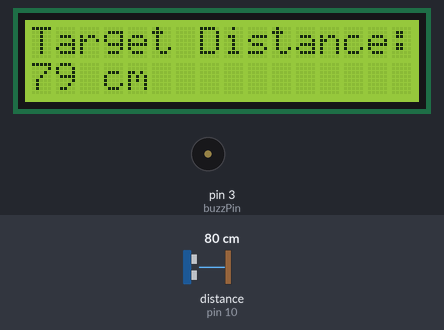
Recording of a sketch running on a simulated Arduino Uno, built with avr-gcc and run on an emulated ATmega328P. Shown: 16×2 character LCD, buzzer (waves = sounding). Wiring (inferred from the names in the program): ultrasonic range finder: trigger pin 9; echo pin 10. The inputs (shaded band) are chosen by the test bench; at power-on: distance to the obstacle (sensor on pin 10) 80 cm. The echo pulse lasts 58.3 µs per cm.

Above: at 1.2 s.
1.3 s: distance to the obstacle (sensor on pin 10) set to 22 cm
At 2.7 s:
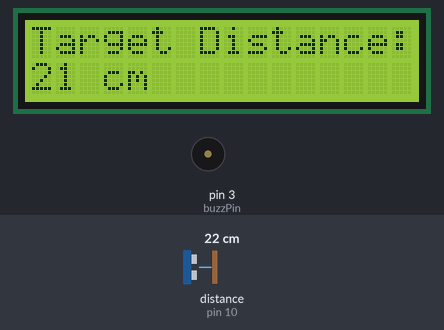
3.0 s: distance to the obstacle (sensor on pin 10) set to 18 cm
At 3.5 s:
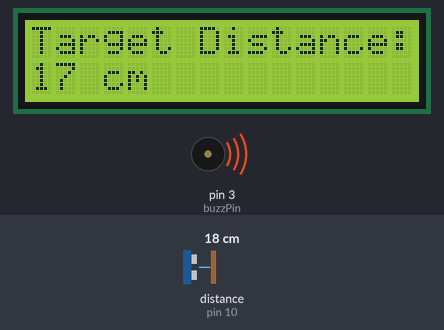
4.6 s: distance to the obstacle (sensor on pin 10) set to 120 cm
At 5.4 s:
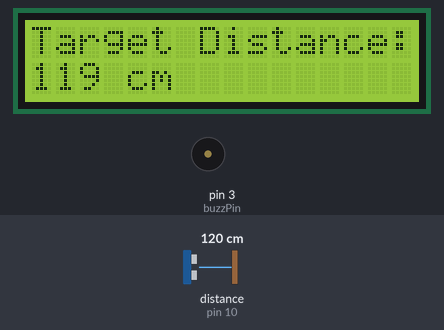
Timing chart, 0 to 7.6 s (numbered marks = the images above; inputs shaded):
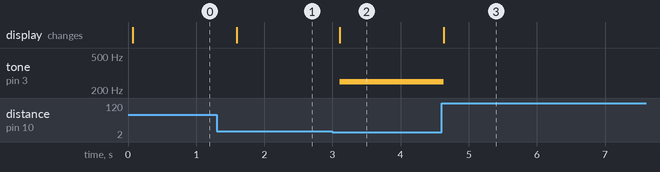

Measured:
- the behaviour switches between 21 and 20 cm on distance to the obstacle (sensor on pin 10) (found by bisection; images 1 and 2)
- after the input at 1.3 s, the display: changes after 0.29 s (image 1)
- after the input at 3.0 s, tone on pin 3 (buzzPin): silent → 250 Hz after 0.11 s; the display: changes after 0.11 s (image 2)
- after the input at 4.6 s, tone on pin 3 (buzzPin): 250 Hz → silent at once; the display: changes at once (image 3)

The sketch:

sketch.ino
```cpp
 /*
HC-SR04 Ultrasonic Sensor with LCD display

HC-SR04 Ultrasonic Sensor
  VCC to Arduino 5V
  GND to Arduino GND
  Echo to Arduino pin 10
  Trig to Arduino pin 9

LCD Display
  VSS to Arduino GND
  VDD to Arduino 5V
  VEE to Arduino GND
  RS to Arduino pin 11
  R/W to Arduino pin 12
  E to Arduino pin 13
  DB4 to Arduino pin 2
  DB5 to Arduino pin 1
  DB6 to Arduino pin 4
  DB7 to Arduino pin 5
  LED+ to Arduino 5V
  LED- to Arduino GND

*/
#include "pitches.h"
#include <LiquidCrystal.h> //Load Liquid Crystal Library
LiquidCrystal LCD(11,12,13,2,1,4,5);  //Create Liquid Crystal Object called LCD

#define trigPin 9 //Sensor Trig pin connected to Arduino pin 9
#define echoPin 10 //Sensor Echo pin connected to Arduino pin 10
const int buzzPin =  3; //for buzzer

void setup()
{
  pinMode(trigPin, OUTPUT);
  pinMode(echoPin, INPUT);
  pinMode(buzzPin,OUTPUT); //control the buzzer via the digital pin 3 of Arduino Uno.
  LCD.begin(16,2); //Tell Arduino to start your 16 column 2 row LCD
  LCD.setCursor(0,0);  //Set LCD cursor to upper left corner, column 0, row 0
  LCD.print("Target Distance:");  //Print Message on First Row
}

void loop()
{
  long duration, distance;
  digitalWrite(trigPin, LOW);
  delayMicroseconds(2);
  digitalWrite(trigPin, HIGH);
  delayMicroseconds(10);
  digitalWrite(trigPin, LOW);
  duration = pulseIn(echoPin, HIGH);
  distance = (duration/2) / 29.1;

  LCD.setCursor(0,1);  //Set cursor to first column of second row
  LCD.print("                "); //Print blanks to clear the row
  LCD.setCursor(0,1);   //Set Cursor again to first column of second row
  LCD.print(distance); //Print measured distance
  LCD.print(" cm");  //Print your units.

  if(distance<20)
  {
    tone(3, 250);   //Plays 250Hz tone via Buzzer
  }
  else
  {
    noTone(3);
  }
  delay(500); //pause to let things settle
}
```
